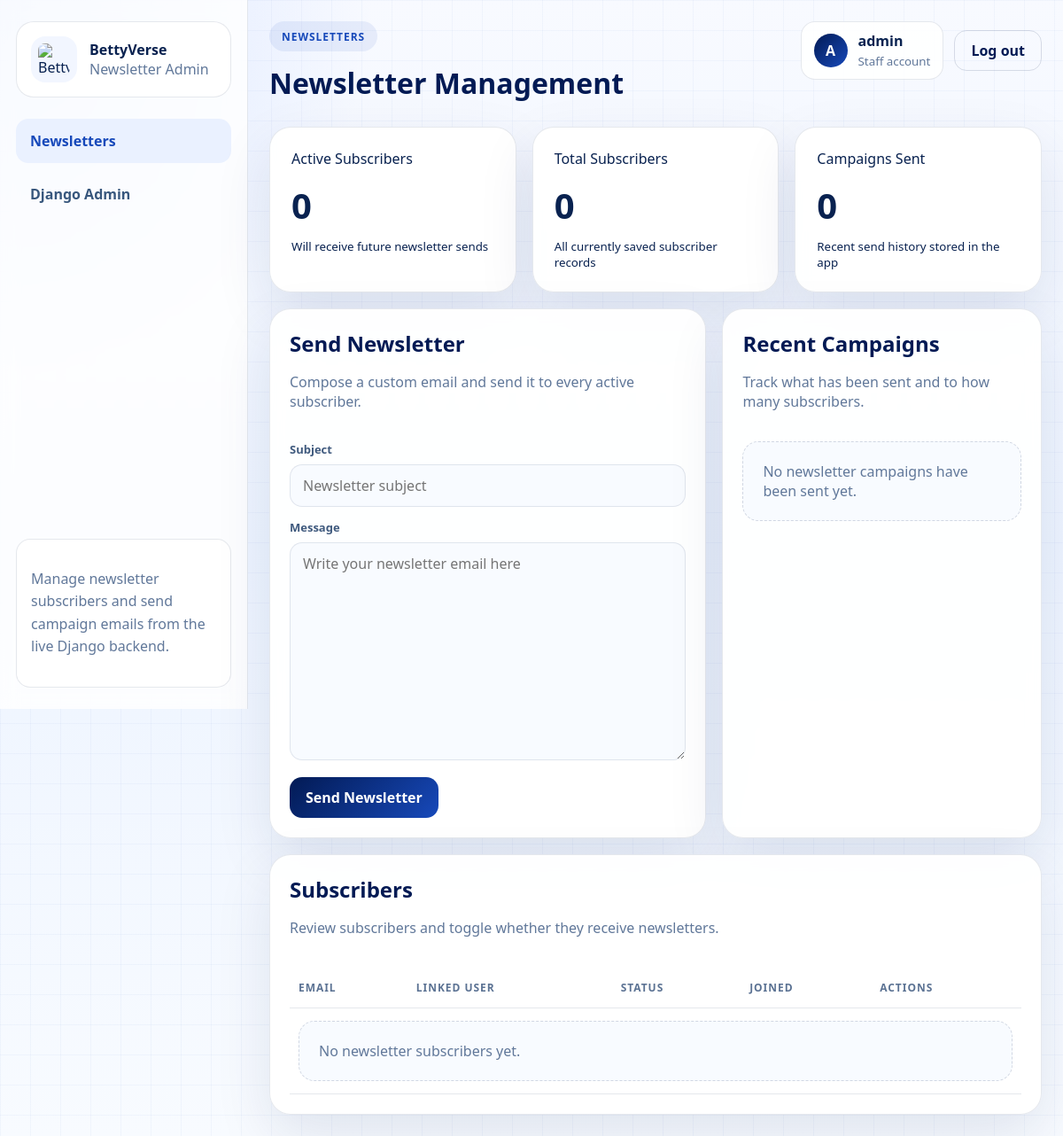
Page /admin-panel/newsletters/ (signed in) on the earlier database version.
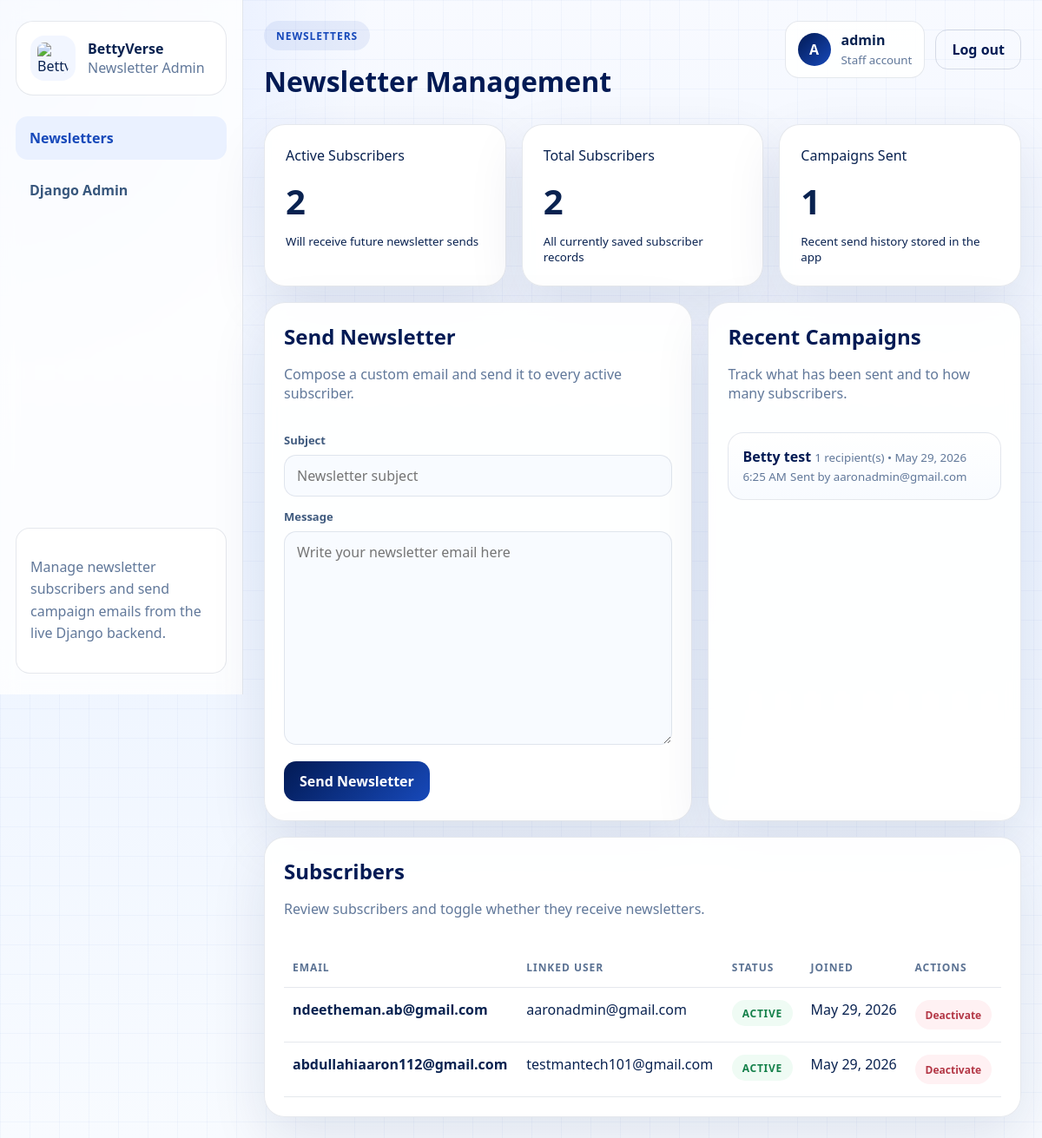
Same page on the later database version.
### core/models.py (models this page shows, shortened)
class User(AbstractUser):
    phone = models.CharField(max_length=20, blank=True, null=True)
    is_email_verified = models.BooleanField(default=False)
    email_verification_code = models.CharField(max_length=6, blank=True)
    email_verification_sent_at = models.DateTimeField(blank=True, null=True)
    preferred_contact = models.CharField(
        max_length=10,
        choices=[('email', 'Email'), ('phone', 'Phone'), ('whatsapp', 'WhatsApp')],
        default='email'
    )
    birthday = models.DateField(blank=True, null=True)
    event_preferences = models.CharField(max_length=255, blank=True, null=True)
    notes = models.TextField(blank=True, null=True)
    tier = models.CharField(max_length=50, default='Standard')

class NewsletterCampaign(models.Model):
    subject = models.CharField(max_length=255)
    body = models.TextField()
    sent_by = models.ForeignKey(User, on_delete=models.SET_NULL, null=True, blank=True, related_name='sent_newsletter_campaigns')
    recipient_count = models.PositiveIntegerField(default=0)
    sent_at = models.DateTimeField(blank=True, null=True)
    created_at = models.DateTimeField(auto_now_add=True)
    class Meta:
        ordering = ('-created_at',)

class NewsletterSubscriber(models.Model):
    email = models.EmailField(unique=True)
    user = models.ForeignKey(User, on_delete=models.SET_NULL, null=True, blank=True, related_name='newsletter_subscriptions')
    is_active = models.BooleanField(default=True)
    created_at = models.DateTimeField(auto_now_add=True)
    updated_at = models.DateTimeField(auto_now=True)

### core/views.py (the view, shortened to what this page needs)
# urls.py: path('admin-panel/newsletters/', NewsletterAdminView.as_view(), name='newsletter_admin'),
class NewsletterAdminView(StaffRequiredMixin, TemplateView):
    template_name = "admin-panel/newsletters.html"
    def get_context_data(self, **kwargs):
        context = super().get_context_data(**kwargs)
        context["subscribers"] = NewsletterSubscriber.objects.order_by("-created_at")
        context["campaigns"] = NewsletterCampaign.objects.select_related("sent_by").order_by("-created_at")[:20]
        context["form"] = kwargs.get("form") or NewsletterCampaignForm()
        context["active_subscriber_count"] = NewsletterSubscriber.objects.filter(is_active=True).count()
        return context

### core/forms.py
class NewsletterCampaignForm(forms.ModelForm):
    class Meta:
        model = NewsletterCampaign
        fields = ("subject", "body")
        widgets = {
            "subject": forms.TextInput(attrs={"placeholder": "Newsletter subject"}),
            "body": forms.Textarea(attrs={"rows": 10, "placeholder": "Write your newsletter email here"}),
        }

### core/views.py (called while the page is built)
    def test_func(self):
        return bool(self.request.user.is_staff)

### templates/admin-panel/newsletters.html (shortened to what this page needs)
{% load static %}
<!DOCTYPE html>
<html lang="en">
<head>
  <link rel="stylesheet" href="{% static 'admin-panel/admin.css' %}">
</head>
<body class="admin-body">
  <div class="admin-shell">
    <aside class="admin-sidebar">
      <div class="admin-sidebar__brand">
        <img src="{% static 'images/logo.png' %}" alt="BettyVerse logo">
        <div>
          <strong>BettyVerse</strong>
          <span>Newsletter Admin</span>
        </div>
      </div>
      <nav class="admin-nav" aria-label="Admin navigation">
        <a class="admin-nav__item is-active" href="{% url 'newsletter_admin' %}">Newsletters</a>
        <a class="admin-nav__item" href="{% url 'admin:index' %}">Django Admin</a>
      </nav>
      <div class="admin-sidebar__footer">
        <p>Manage newsletter subscribers and send campaign emails from the live Django backend.</p>
      </div>
    </aside>
    <div class="admin-main">
      <header class="admin-topbar">
        <div>
          <span class="admin-chip admin-chip--soft">Newsletters</span>
          <h1>Newsletter Management</h1>
        </div>
        <div class="admin-topbar__actions">
          <div class="admin-user-pill">
            <span class="admin-user-pill__avatar">{{ request.user.username|first|upper }}</span>
            <div>
              <strong>{{ request.user.get_full_name|default:request.user.username }}</strong>
              <small>Staff account</small>
            </div>
          </div>
          <form method="post" action="{% url 'logout' %}" style="display: inline;">
            <button class="admin-btn admin-btn--ghost" type="submit">Log out</button>
          </form>
        </div>
      </header>
      <main class="admin-content">
        <div class="admin-metric-grid">
          <article class="admin-metric-card">
            <span>Active Subscribers</span>
            <strong>{{ active_subscriber_count }}</strong>
            <small>Will receive future newsletter sends</small>
          </article>
          <article class="admin-metric-card">
            <span>Total Subscribers</span>
            <strong>{{ subscribers|length }}</strong>
            <small>All currently saved subscriber records</small>
          </article>
          <article class="admin-metric-card">
            <span>Campaigns Sent</span>
            <strong>{{ campaigns|length }}</strong>
            <small>Recent send history stored in the app</small>
          </article>
        </div>
        <div class="admin-split admin-split--wide" style="margin-top: 18px;">
          <section class="admin-panel-card">
            <div class="admin-panel-card__head">
              <div>
                <h2>Send Newsletter</h2>
                <p>Compose a custom email and send it to every active subscriber.</p>
              </div>
            </div>
            <form class="admin-form-grid" method="post">
              <label class="admin-field admin-field--full">
                <span>Subject</span>
                {{ form.subject }}
              </label>
              <label class="admin-field admin-field--full">
                <span>Message</span>
                {{ form.body }}
              </label>
              <div class="admin-form-actions admin-field--full">
                <button class="admin-btn admin-btn--primary" type="submit">Send Newsletter</button>
              </div>
            </form>
          </section>
          <section class="admin-panel-card">
            <div class="admin-panel-card__head">
              <div>
                <h2>Recent Campaigns</h2>
                <p>Track what has been sent and to how many subscribers.</p>
              </div>
            </div>
            {% if campaigns %}
            <div class="admin-list-stack">
              {% for campaign in campaigns %}
              <div class="admin-list-row">
                <strong>{{ campaign.subject }}</strong>
                <small>{{ campaign.recipient_count }} recipient(s){% if campaign.sent_at %} • {{ campaign.sent_at|date:"M j, Y g:i A" }}{% endif %}</small>
                <small>{% if campaign.sent_by %}Sent by {{ campaign.sent_by.email }}{% else %}Sent by system{% endif %}</small>
              </div>
              {% endfor %}
            </div>
            {% else %}
            <div class="admin-empty-state">No newsletter campaigns have been sent yet.</div>
            {% endif %}
          </section>
        </div>
        <section class="admin-panel-card" style="margin-top: 18px;">
          <div class="admin-panel-card__head">
            <div>
              <h2>Subscribers</h2>
              <p>Review subscribers and toggle whether they receive newsletters.</p>
            </div>
          </div>
          <div class="admin-table-wrap">
            <table class="admin-table">
              <thead>
                <tr>
                  <th>Email</th>
                  <th>Linked User</th>
                  <th>Status</th>
                  <th>Joined</th>
                  <th>Actions</th>
                </tr>
              </thead>
              <tbody>
                {% for subscriber in subscribers %}
                <tr>
                  <td><strong>{{ subscriber.email }}</strong></td>
                  <td>{% if subscriber.user %}{{ subscriber.user.email }}{% else %}-{% endif %}</td>
                  <td>
                    {% if subscriber.is_active %}
                    <span class="admin-badge is-paid">active</span>
                    {% else %}
                    <span class="admin-badge is-cancelled">inactive</span>
                    {% endif %}
                  </td>
                  <td>{{ subscriber.created_at|date:"M j, Y" }}</td>
                  <td>
                    <form method="post" action="{% url 'newsletter_subscriber_toggle' subscriber.id %}">
                      <button class="admin-table__action{% if subscriber.is_active %} is-danger{% else %} is-success{% endif %}" type="submit">
                        {% if subscriber.is_active %}Deactivate{% else %}Reactivate{% endif %}
                      </button>
                    </form>
                  </td>
                </tr>
                {% empty %}
                <tr>
                  <td colspan="5">
                    <div class="admin-empty-state">No newsletter subscribers yet.</div>
                  </td>
                </tr>
                {% endfor %}
              </tbody>
            </table>
          </div>
        </section>
      </main>
    </div>
  </div>
</body>
</html>

Differences in the rows shown:
added NewsletterCampaign: subject "Betty test", recipient_count "1", sent_at "May 29, 2026 6:25 AM", sent_by.email "aaronadmin@gmail.com"
added NewsletterSubscriber: email "ndeetheman.ab@gmail.com", user.email "aaronadmin@gmail.com", is_active "ACTIVE", created_at "May 29, 2026"
added NewsletterSubscriber: email "abdullahiaaron112@gmail.com", user.email "testmantech101@gmail.com", is_active "ACTIVE", created_at "May 29, 2026"
Other differences:
{{ active_subscriber_count }}: "0" → "2"
{{ subscribers|length }}: "0" → "2"
{{ campaigns|length }}: "0" → "1"
text no longer shown: "No newsletter campaigns have been sent yet. No newsletter subscribers yet."
